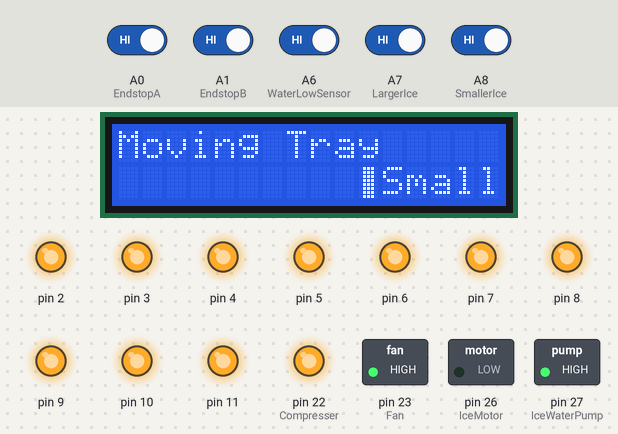
Bench run of a sketch on a simulated Arduino Mega 2560, built with avr-gcc and run on an emulated ATmega2560. Parts: 16×2 character LCD, switched loads named in the sketch (green lamp = pin HIGH), output pins drawn as LEDs (lit = HIGH). The inputs (shaded band) are chosen by the test bench; at power-on: A0 (EndstopA), A1 (EndstopB), A6 (WaterLowSensor), A7 (LargerIce), A8 (SmallerIce) HIGH. Pins used as bus, display or sensor lines are not drawn.

Above: at 1.2 s.
1.3 s: A8 (SmallerIce) driven LOW
At 2.4 s:
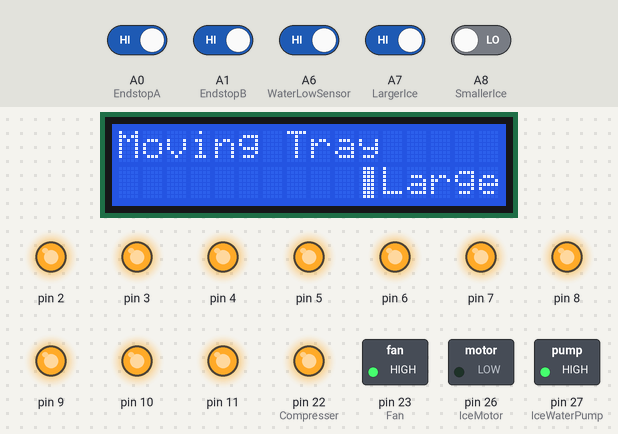
3.1 s: A0 (EndstopA) driven LOW and A1 (EndstopB) driven LOW
At 4.1 s:
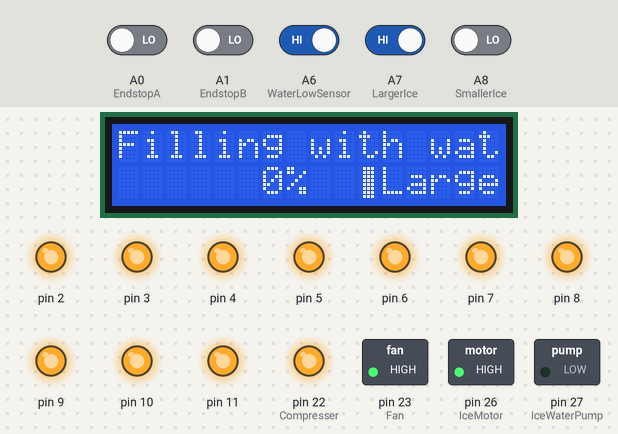
5.1 s: A7 (LargerIce) driven LOW and A8 (SmallerIce) driven HIGH
At 6.8 s:
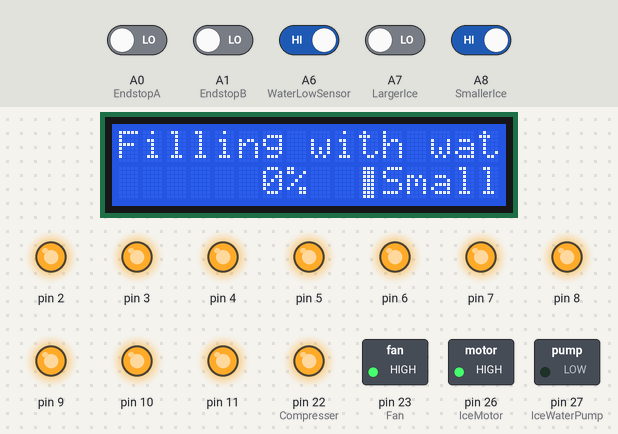
Timing chart, 0 to 14.6 s (numbered marks = the images above; inputs shaded):
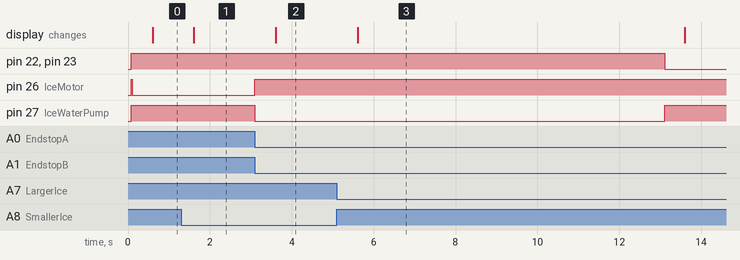

Measured:
- after the input at 1.3 s, the display: changes after 0.30 s (image 1)
- after the input at 3.1 s, pin 26 (IceMotor): LOW → HIGH at once; pin 27 (IceWaterPump): HIGH → LOW at once; the display: changes after 0.51 s (image 2)
- after the input at 5.1 s, the display: changes after 0.51 s (image 3)

The sketch:

Ice_Maker.ino
```cpp
#include <Wire.h>
#include <LiquidCrystal_I2C.h>

/*
* TODO: Store current state in eeprom
*
*
*/


// IO pins
//AC
const char Compresser = 22;
const char CompresserReverseValve = 24;
const char IceDispenseForword = 28;
const char IceDispenseBackward = 30;
const char IceMotor = 26;

//DC
const char IceWaterPump = 27;
const char WaterDispensePump = 29;
const char Fan = 23;
const char WaterSolinoid = 25;

//Sensors
const char EndstopA = A0;
const char EndstopB = A1;
const char IceFullSensor = A2;
const char IceButton = A3;
const char WaterButton = A4;
const char PowerButton = A5;
const char WaterLowSensor = A6;
const char LargerIce = A7;
const char SmallerIce = A8;

//Other Outputs
const int backlightLED = 14;


//vars
bool compressorRunning  = 0;
bool compressorReverse = 0;
bool dispensingWater = 0;
bool dispensingIce = 0;
int iceCycleStage= 1;
/*
 * 0 = idle
 * 1 = cycle tray
 * 2 = fill with water
 * 3 = make ice
 * 4 = reverse
 * 5 = cycle tray
 * 6 = reset
 */
int iceSize = 1;
// 0 = small, 1 = large
bool waterLow = 1;
bool waterFilling = 0;
bool powerOn = 0;
bool iceFull = 0;
int motorDirection = 3;
//1 = forword, 2 = reverse, 0 = unknown
bool motorOn = 0;
bool backlightOn = 0;

bool endstopApressed = 0;
bool endstopBpressed = 0;


//display vars
int displayProgressPercentage = 100;
String statusMessage = "               "; //init with 16 values to skip memory issues


//timer length (MS)
const long waterFilltime = 10000;
const long LowIceTime = 600000;
const long HighIceTimne = 750000;
const long DisplayUpdateDelayTime = 500;
const long reverseTime = 10000;
long iceTimer = HighIceTimne;

//timer state  1 = finished, 0 = disabled, 2 = Running, 3 = Start
long Ice = 0;
long Fill = 0;
long DisplayUpdateDelay = 1;
long reverse = 0;

//timer start times
unsigned long IceStartTimeMS;
unsigned long FillStartTimeMS;
unsigned long DisplayUpdateStartTimeMS;
unsigned long reverseTimeStartMS;
unsigned long currentMillis;


// Set the LCD address to 0x27 for a 16 chars and 2 line display
LiquidCrystal_I2C lcd(0x27, 16, 2);
byte ProgressBarCustomChar[] = {B00000,B00000,B11111,B11111,B11111,B11111,B00000,B00000};
byte SeperatorcustomChar[] = {B01110,B01110,B01110,B01110,B01110,B01110,B01110,B01110};

void setup(){
  lcd.begin(); //init the lcd
  lcd.createChar(0, ProgressBarCustomChar);
  lcd.createChar(1,SeperatorcustomChar);
  int i = 0;
  while (i < 54){
    pinMode(i,OUTPUT);
    digitalWrite(i, HIGH);
    i = i + 1;
  }
  pinMode(EndstopA,INPUT_PULLUP);
  pinMode(EndstopB,INPUT_PULLUP);
  pinMode(WaterLowSensor,INPUT_PULLUP);
  Serial.begin(9600);
}

void loop(){

  currentMillis = millis();
  updateProgressBar();
  updateDisplay();
  motorController();
  startTimers();
  decrementTimer();
  updateSensors();
  cycle();
  setRelayState();
}

void motorController(){
  if (motorDirection == 1 && motorOn == 1 && endstopApressed){
    motorOn = 0;
  }
  if (motorDirection == 2 && motorOn == 1 && endstopBpressed){
    motorOn = 0;
  }
    if (endstopApressed){
      motorDirection = 2;
    }
    if (endstopBpressed){
      motorDirection = 1;
    }
}
void startTimers(){
  if (Ice == 3){
    Ice = 2;
    IceStartTimeMS = currentMillis;
  }
  if (Fill == 3){
    Fill = 2;
    FillStartTimeMS = currentMillis;
  }
  if (DisplayUpdateDelay == 3){
    DisplayUpdateDelay = 2;
    DisplayUpdateStartTimeMS = currentMillis;
  }
  if (reverse == 3){
    reverse = 2;
    reverseTimeStartMS = currentMillis;
  }

}
void updateDisplay(){
  if (DisplayUpdateDelay == 1){
    DisplayUpdateDelay = 3;
    //lcd.clear();
    lcd.setCursor(0,0);
    lcd.print(statusMessage);

    //remove existing characters
    int statusLength = statusMessage.length();
    if (statusLength < 16){
      int spaces = 16 - statusLength;
      while (spaces != 0){
        lcd.write(20);//write blank space
        spaces = spaces - 1;
      }
    }
    //Ice Size
    lcd.setCursor(10,1);
    lcd.write(1); //prints a filled character
    if (iceSize == 0){
      lcd.print("Large");
    }
    else lcd.print ("Small");


    //progress bar
    if (iceCycleStage > 1){
      lcd.setCursor(0,1);
      int progress = (displayProgressPercentage / 20);
      while (progress > 0){
        lcd.write(0);
        progress = progress - 1;
      }
      lcd.setCursor(6,1);
      lcd.print(displayProgressPercentage);
      lcd.print("%");

    }
  }
}
void updateProgressBar(){
  displayProgressPercentage = ((((float)currentMillis - (float)IceStartTimeMS) / (float)iceTimer) * 100) + 1;
  if (displayProgressPercentage > 100){
    displayProgressPercentage = 100;
  }
  if (iceCycleStage != 3){
    displayProgressPercentage = 0;
  }
}

void cycle(){
  if (iceCycleStage == 0){
    statusMessage = "Idle";
  }
  if (iceCycleStage == 1){ //moving tray
    statusMessage = "Moving Tray";
    if (endstopApressed && !motorOn){
      iceCycleStage = iceCycleStage + 1;
    }
    else {
      motorOn = 1;
    }

  }
  if (iceCycleStage == 2){ //filling with water
    statusMessage = "Filling with water";
    if (Fill == 0){
      Fill = 3;
      waterFilling = 1;
    }
    if (Fill == 1){
      waterFilling = 0;
      Fill = 0;
      iceCycleStage = iceCycleStage + 1;
    }
  }
  if (iceCycleStage == 3){ //making ice
    if (Ice == 0){
      Ice = 3;
      statusMessage = "Making Ice";
    }
    compressorRunning = 1;
    if (Ice == 1){
      iceCycleStage = iceCycleStage + 1;
      Ice = 0;
    }
  }
  if (iceCycleStage == 4){
    statusMessage = "Moving Tray";
    if (endstopBpressed && !motorOn){
      iceCycleStage = iceCycleStage + 1;
    }
    else {
      motorOn = 1;
    }
  }
  if (iceCycleStage == 5){
    statusMessage = "Dropping Ice";

    if (reverse == 0){
      reverse = 3;
      compressorReverse = 1;
    }
    if (reverse == 1){
      reverse = 0;
      compressorReverse = 0;
      compressorRunning = 0;
      iceCycleStage = iceCycleStage + 1;
    }
  }
  if (iceCycleStage == 6){ //push ice
     statusMessage = "Moving Tray";
    if (endstopApressed && !motorOn){
      iceCycleStage = iceCycleStage + 1;
    }
    else {
      motorOn = 1;
    }
  }
  if (iceCycleStage == 7){
    statusMessage = "Done";
  }
}

void decrementTimer(){
  if (Ice == 2 && currentMillis - IceStartTimeMS >= iceTimer){
    Ice = 1;
  }
  if (Fill == 2 && currentMillis - FillStartTimeMS >= waterFilltime){
    Fill = 1;
  }
  if (DisplayUpdateDelay == 2 && currentMillis - DisplayUpdateStartTimeMS >= DisplayUpdateDelayTime){
    DisplayUpdateDelay = 1;
  }
  if (reverse == 2 && currentMillis - reverseTimeStartMS >= reverseTime){
    reverse = 1;
  }

}
void setRelayState(){
    digitalWrite(Compresser, !compressorRunning);
    digitalWrite(Fan, !compressorRunning);
    digitalWrite(WaterDispensePump, !dispensingWater);
    digitalWrite(IceDispenseForword, !dispensingIce);
    //digitalWrite(WaterSolinoid, !waterLow);
    digitalWrite(backlightLED, !backlightOn);
    digitalWrite(CompresserReverseValve, !compressorReverse);
    digitalWrite(IceWaterPump, !waterFilling);
    digitalWrite(IceMotor,!motorOn);
}

void updateSensors(){
  //iceFull = !digitalRead(IceFullSensor);
  waterLow = !digitalRead(WaterLowSensor);
  //dispensingIce = !digitalRead(IceButton);
  if (!digitalRead(LargerIce)){
    iceSize = 1;
  }
  if (!digitalRead(SmallerIce)){
    iceSize = 0;
  }
  //dispensingWater = !digitalRead(WaterButton);
  endstopApressed = !digitalRead(EndstopA);
  endstopBpressed = !digitalRead(EndstopB);
}
```
